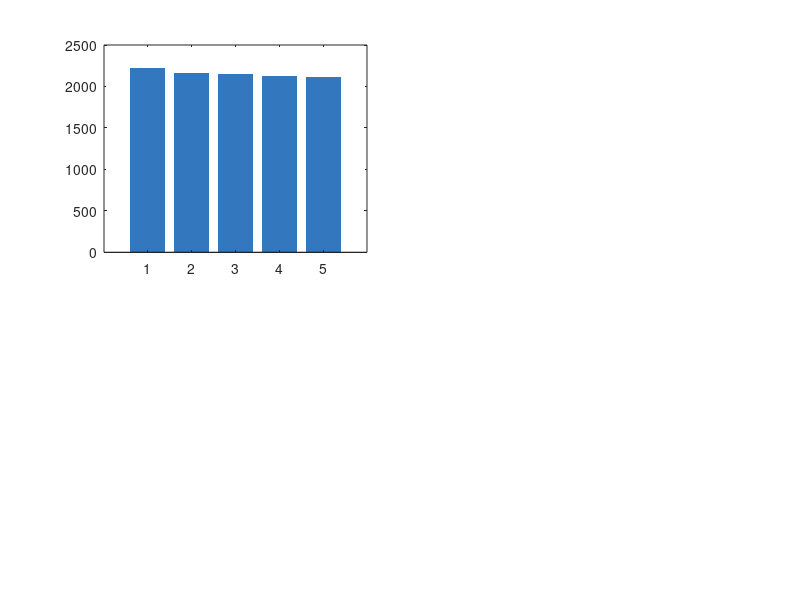

The MATLAB script that drew this image: (Note: this script raises an error after producing the figure.)
% =========================================================
% 5-Fold Cross-Validation Results — Yield Prediction Model
% Exact values from outputs/cv_results.csv
% =========================================================

folds = 1:5;

rmse = [2222.554, 2161.428, 2146.144, 2130.197, 2114.553];
mae  = [1449.614, 1433.519, 1431.977, 1416.889, 1426.554];
r2   = [0.7242,   0.7180,   0.7262,   0.7182,   0.7303];
mape = [0.3668,   0.3768,   0.3617,   0.3691,   0.3821];

mean_rmse = mean(rmse); mean_mae = mean(mae);
mean_r2   = mean(r2);   mean_mape = mean(mape);

fig = figure('Name','CV Results Yield','Position',[100 100 950 700]);

% ---- RMSE ----
subplot(2,2,1);
bar(folds, rmse, 'FaceColor',[0.20 0.47 0.75],'EdgeColor','none');
hold on;
yline(mean_rmse,'--r','LineWidth',1.5);
text(4.6, mean_rmse+20, sprintf('Mean: %.0f', mean_rmse),'Color','r','FontSize',9);
xticks(folds); xlabel('Fold'); ylabel('RMSE (kg/ha)');
title('Root Mean Squared Error','FontWeight','bold');
ylim([2000 2350]);
for i = folds
    text(i, rmse(i)+15, sprintf('%.0f',rmse(i)),'HorizontalAlignment','center','FontSize',8);
end
set(gca,'Box','off','YGrid','on','GridAlpha',0.3);
hold off;

% ---- MAE ----
subplot(2,2,2);
bar(folds, mae, 'FaceColor',[0.85 0.33 0.10],'EdgeColor','none');
hold on;
yline(mean_mae,'--r','LineWidth',1.5);
text(4.6, mean_mae+8, sprintf('Mean: %.0f', mean_mae),'Color','r','FontSize',9);
xticks(folds); xlabel('Fold'); ylabel('MAE (kg/ha)');
title('Mean Absolute Error','FontWeight','bold');
ylim([1380 1480]);
for i = folds
    text(i, mae(i)+3, sprintf('%.0f',mae(i)),'HorizontalAlignment','center','FontSize',8);
end
set(gca,'Box','off','YGrid','on','GridAlpha',0.3);
hold off;

% ---- R² ----
subplot(2,2,3);
bar(folds, r2, 'FaceColor',[0.47 0.67 0.19],'EdgeColor','none');
hold on;
yline(mean_r2,'--r','LineWidth',1.5);
text(4.6, mean_r2+0.001, sprintf('Mean: %.4f', mean_r2),'Color','r','FontSize',9);
xticks(folds); xlabel('Fold'); ylabel('R²');
title('Coefficient of Determination','FontWeight','bold');
ylim([0.70 0.745]);
for i = folds
    text(i, r2(i)+0.0005, sprintf('%.4f',r2(i)),'HorizontalAlignment','center','FontSize',8);
end
set(gca,'Box','off','YGrid','on','GridAlpha',0.3);
hold off;

% ---- MAPE ----
subplot(2,2,4);
bar(folds, mape*100, 'FaceColor',[0.64 0.08 0.18],'EdgeColor','none');
hold on;
yline(mean_mape*100,'--r','LineWidth',1.5);
text(4.5, mean_mape*100+0.2, sprintf('Mean: %.1f%%', mean_mape*100),'Color','r','FontSize',9);
xticks(folds); xlabel('Fold'); ylabel('MAPE (%)');
title('Mean Absolute Percentage Error','FontWeight','bold');
ylim([35 40]);
for i = folds
    text(i, mape(i)*100+0.1, sprintf('%.1f%%',mape(i)*100),'HorizontalAlignment','center','FontSize',8);
end
set(gca,'Box','off','YGrid','on','GridAlpha',0.3);
hold off;

sgtitle({'5-Fold Cross-Validation — CatBoost Yield Regressor';
         sprintf('Avg RMSE: %.0f kg/ha | Avg MAE: %.0f kg/ha | Avg R²: %.4f | Avg MAPE: %.1f%%', ...
                 mean_rmse, mean_mae, mean_r2, mean_mape*100)}, ...
        'FontSize',11,'FontWeight','bold');

saveas(fig, 'cv_results_yield.png');
fprintf('Saved: cv_results_yield.png\n');
